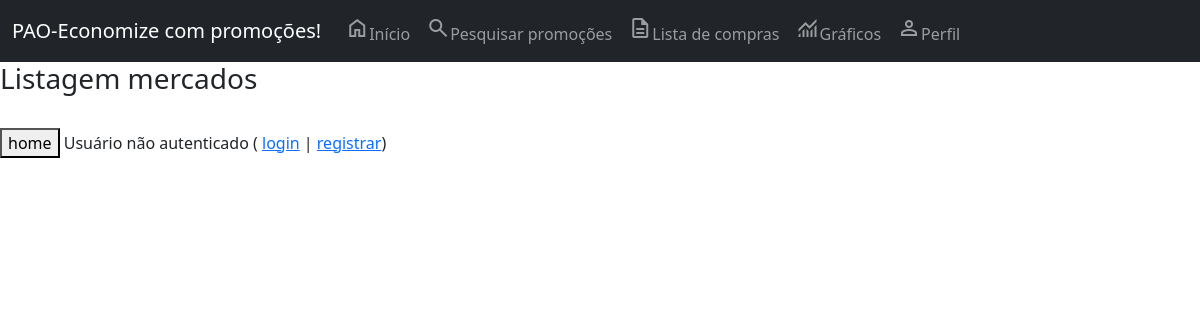
Before: /listagem-mercados/ with the older database file.
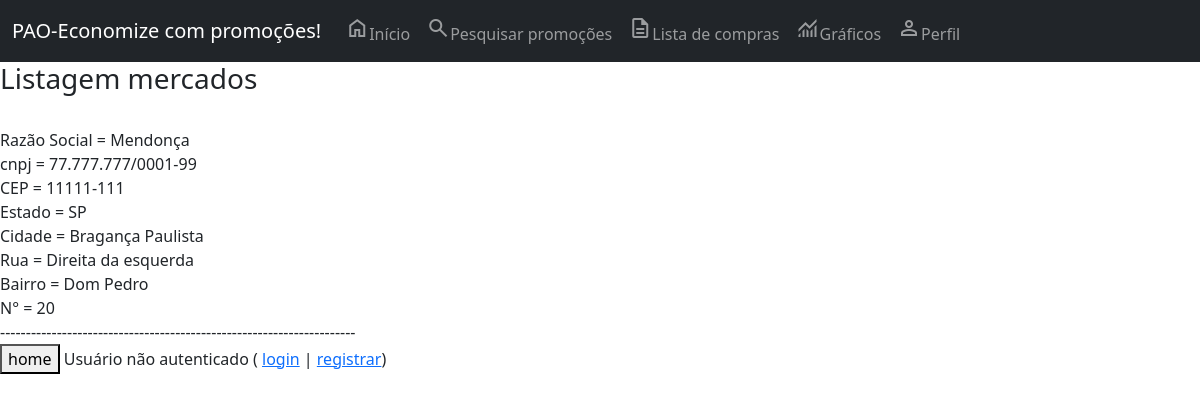
After: the same page with the newer database file.
### core/models.py (models this page shows, shortened)
class Mercado(models.Model):
    razao_social = models.CharField(max_length=100, verbose_name='Razão Social')
    cnpj = models.CharField(max_length=20, verbose_name='CNPJ')
    endereco = models.OneToOneField(Endereco, blank=True, null=True, on_delete=models.CASCADE, verbose_name='Endereço')
    class Meta:
        verbose_name_plural = 'Mercado'

class Endereco(models.Model):
    cep = models.CharField(max_length=100, verbose_name='CEP')
    estado = models.CharField(max_length=2, verbose_name='Estado')
    cidade = models.CharField(max_length=100, verbose_name='Cidade')
    rua = models.CharField(max_length=100, verbose_name='Rua')
    bairro = models.CharField(max_length=100, blank=True, null=True, verbose_name='Bairro')
    numero = models.IntegerField(blank=True, null=True, verbose_name='Número')
    class Meta:
        verbose_name_plural = 'Endereço'

### core/views.py (the view)
# urls.py: path('listagem-mercados/', listar_mercados, name='url_listagem_mercados'),
def listar_mercados(request):
    dados = Mercado.objects.all()
    contexto = {'dados': dados}
    return render(request, 'core/listagem_mercados.html', contexto)

### core/templates/core/listagem_mercados.html (shortened to what this page needs)
{% extends 'base.html' %}
{% load static %}
{% block main %}
<h3>Listagem mercados</h3> <br>
{% for i in dados %}
    Razão Social = {% if i.razao_social %} {{ i.razao_social }} {% endif %} <br>
    cnpj = {% if i.cnpj %} {{ i.cnpj }} {% endif %} <br>
    CEP = {% if i.endereco.cep %} {{ i.endereco.cep }} {% endif %} <br>
    Estado = {% if i.endereco.estado %} {{ i.endereco.estado }} {% endif %} <br>
    Cidade = {% if i.endereco.cidade %} {{ i.endereco.cidade }} {% endif %} <br>
    Rua = {% if i.endereco.rua %} {{ i.endereco.rua }} {% endif %} <br>
    Bairro = {% if i.endereco.bairro %} {{ i.endereco.bairro }} {% endif %} <br>
    N° = {% if i.endereco.numero %} {{ i.endereco.numero }} {% endif %} <br>
    ---------------------------------------------------------------------<br>
{% endfor %}
<button onclick="window.location.href='/'">home</button>
{% endblock %}

Changed rows visible on the page:
added Mercado: razao_social "Mendonça", cnpj "77.777.777/0001-99", endereco.cep "11111-111", endereco.estado "SP", endereco.cidade "Bragança Paulista", endereco.rua "Direita da esquerda", endereco.bairro "Dom Pedro", endereco.numero "20"
